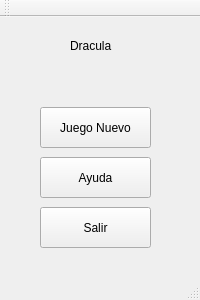
<?xml version="1.0" encoding="UTF-8"?>
<ui version="4.0">
 <class>MainWindow</class>
 <widget class="QMainWindow" name="MainWindow">
  <property name="geometry">
   <rect>
    <x>0</x>
    <y>0</y>
    <width>200</width>
    <height>300</height>
   </rect>
  </property>
  <property name="windowTitle">
   <string>MainWindow</string>
  </property>
  <widget class="QWidget" name="centralWidget">
   <widget class="QPushButton" name="pushButton_2">
    <property name="geometry">
     <rect>
      <x>40</x>
      <y>90</y>
      <width>111</width>
      <height>41</height>
     </rect>
    </property>
    <property name="text">
     <string>Juego Nuevo</string>
    </property>
   </widget>
   <widget class="QPushButton" name="pushButton_3">
    <property name="geometry">
     <rect>
      <x>40</x>
      <y>140</y>
      <width>111</width>
      <height>41</height>
     </rect>
    </property>
    <property name="text">
     <string>Ayuda</string>
    </property>
   </widget>
   <widget class="QPushButton" name="pushButton_4">
    <property name="geometry">
     <rect>
      <x>40</x>
      <y>190</y>
      <width>111</width>
      <height>41</height>
     </rect>
    </property>
    <property name="text">
     <string>Salir</string>
    </property>
   </widget>
   <widget class="QLabel" name="label">
    <property name="geometry">
     <rect>
      <x>70</x>
      <y>20</y>
      <width>67</width>
      <height>17</height>
     </rect>
    </property>
    <property name="text">
     <string>Dracula</string>
    </property>
   </widget>
  </widget>
  <widget class="QMenuBar" name="menuBar">
   <property name="geometry">
    <rect>
     <x>0</x>
     <y>0</y>
     <width>200</width>
     <height>25</height>
    </rect>
   </property>
  </widget>
  <widget class="QToolBar" name="mainToolBar">
   <attribute name="toolBarArea">
    <enum>TopToolBarArea</enum>
   </attribute>
   <attribute name="toolBarBreak">
    <bool>false</bool>
   </attribute>
  </widget>
  <widget class="QStatusBar" name="statusBar"/>
 </widget>
 <layoutdefault spacing="6" margin="11"/>
 <resources/>
 <connections/>
</ui>
